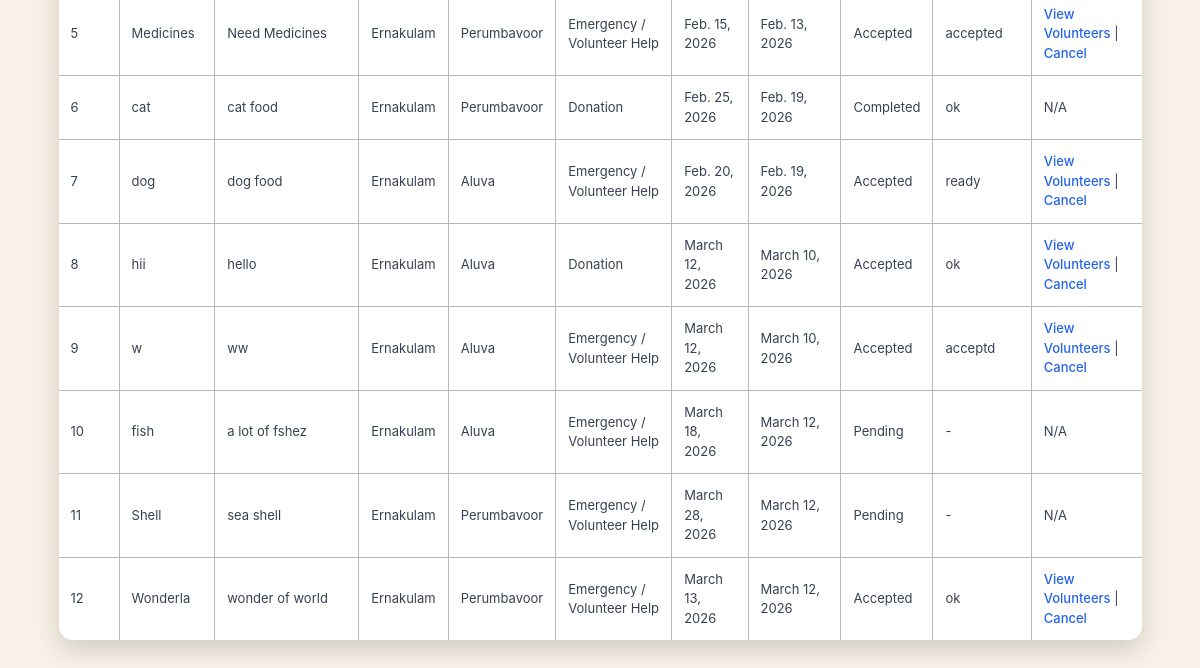
The app's page /User/MyRequest/ (signed in, lower part), older data.
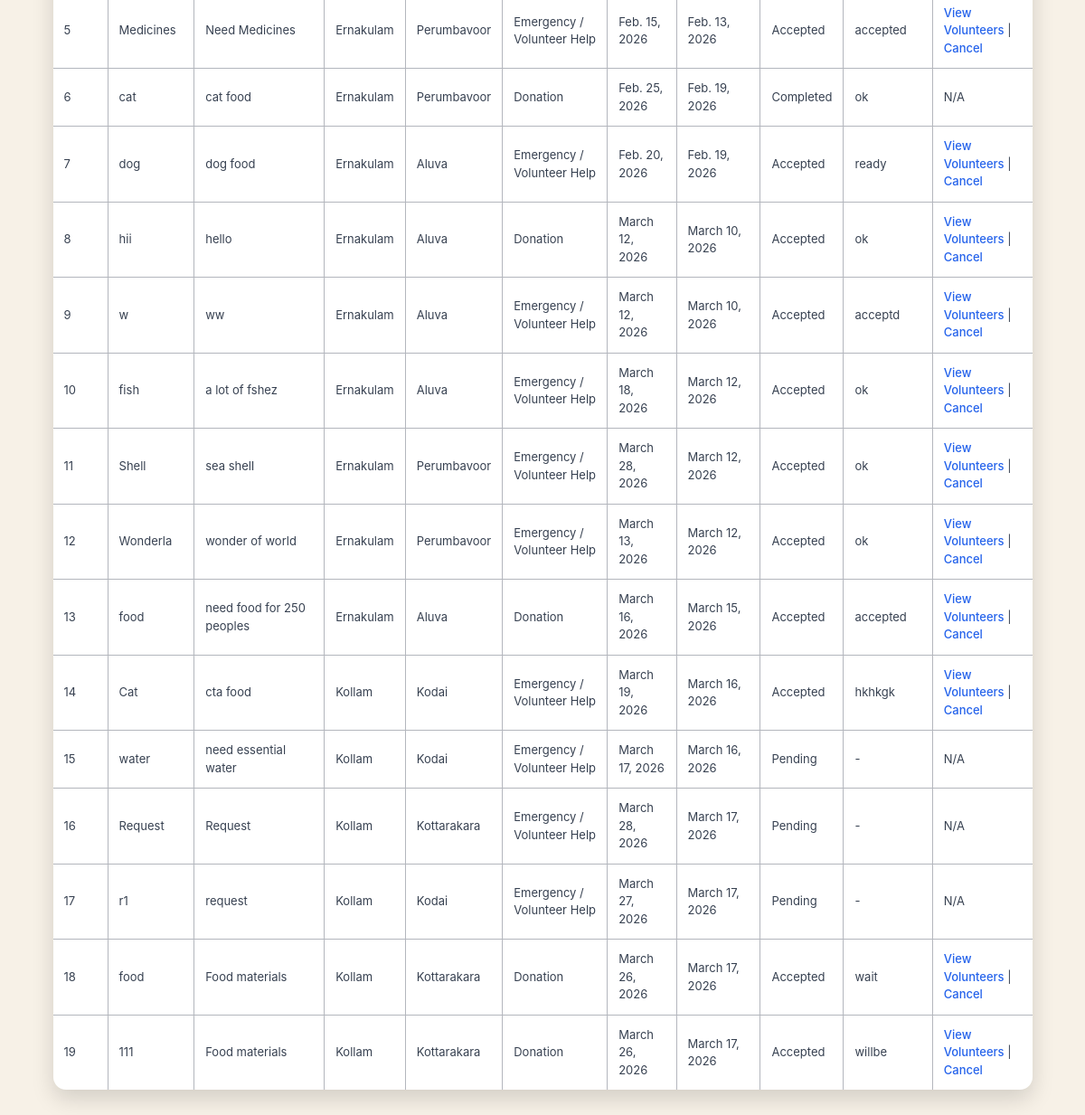
The same page, newer data.
### User/models.py (models this page shows)
class tbl_request(models.Model):
    request_title = models.CharField(max_length=50)
    request_content = models.CharField(max_length=100)
    request_date = models.DateField(auto_now_add=True)
    request_todate = models.DateField()
    request_status = models.IntegerField(default=0)
    request_type = models.IntegerField(default=0)
    place_id = models.ForeignKey(tbl_place, on_delete=models.CASCADE)
    user_id = models.ForeignKey(tbl_user, on_delete=models.CASCADE)
    request_message = models.CharField(max_length=255, blank=True, null=True)

### Admin/models.py (models this page shows)
class tbl_place(models.Model):
    place_name = models.CharField(max_length=50)
    district = models.ForeignKey(tbl_district,on_delete=models.CASCADE)

class tbl_district(models.Model):
    district_name=models.CharField(max_length=50)

### User/views.py (the view)
# urls.py: path('MyRequest/', views.MyRequest, name='MyRequest'),
def MyRequest(request):
    if "uid" not in request.session:
        return redirect("Guest:Login")
    userdata = tbl_user.objects.get(id=request.session["uid"])
    requestdata = tbl_request.objects.filter(user_id=userdata)
    return render(request, "User/MyRequest.html", {
        "requestdata": requestdata
    })

### User/Templates/User/MyRequest.html (shortened to what this page needs)
{% extends 'User/Header.html' %}
{% block content %}
<!DOCTYPE html>
<html>
<head>
</head>
<body>
<table align="center">
    {% for i in requestdata %}
    <tr>
        <td>{{ forloop.counter }}</td>
        <td>{{ i.request_title }}</td>
        <td>{{ i.request_content }}</td>
        <td>{{ i.place_id.district.district_name }}</td>
        <td>{{ i.place_id.place_name }}</td>
        <td>
            {% if i.request_type == 1 %}
                Emergency / Volunteer Help
            {% else %}
                Donation
            {% endif %}
        </td>
        <td>{{ i.request_todate }}</td>
        <td>{{ i.request_date }}</td>
        <td>
            {% if i.request_status == 0 %}
                Pending
            {% elif i.request_status == 1 %}
                Accepted
            {% elif i.request_status == 2 %}
                Completed
            {% else %}
                Rejected
            {% endif %}
        </td>
        <td>
            {% if i.request_message %}
                {{ i.request_message }}
            {% else %}
                -
            {% endif %}
        </td>
       <td>
    {% if i.request_status == 1 %}
        <a href="{% url 'User:ViewMembers' i.id %}">View Volunteers</a> |
        <a href="{% url 'User:CancelRequest' i.id %}" onclick="return confirm('Are you sure you want to delete this request?')">Cancel</a>
    {% else %}
        N/A
    {% endif %}
</td>
    </tr>
    {% empty %}
    <tr>
        <td colspan="11" align="center">No Requests Found</td>
    </tr>
    {% endfor %}
</table>
</body>
</html>
{% endblock %}

Row changes from the older to the newer data that the page shows:
changed tbl_request "fish": request_message (not shown) → "ok"; request_status "Pending N/A" → "Accepted View Volunteers | Cancel"; no longer shows "-"
changed tbl_request "Shell": request_message (not shown) → "ok"; request_status "Pending N/A" → "Accepted View Volunteers | Cancel"; no longer shows "-"
added tbl_request: request_title "food", request_content "need food for 250 peoples", place_id.district.district_name "Ernakulam", place_id.place_name "Aluva", request_type "Donation", request_todate "March 16, 2026", request_date "March 15, 2026", request_status "Accepted", request_message "accepted"
added tbl_request: request_title "Cat", request_content "cta food", place_id.district.district_name "Kollam", place_id.place_name "Kodai", request_type "Emergency / Volunteer Help", request_todate "March 19, 2026", request_date "March 16, 2026", request_status "Accepted", request_message "hkhkgk"
added tbl_request: request_title "water", request_content "need essential water", place_id.district.district_name "Kollam", place_id.place_name "Kodai", request_type "Emergency / Volunteer Help", request_todate "March 17, 2026", request_date "March 16, 2026", request_status "Pending"
added tbl_request: request_title "Request", request_content "Request", place_id.district.district_name "Kollam", place_id.place_name "Kottarakara", request_type "Emergency / Volunteer Help", request_todate "March 28, 2026", request_date "March 17, 2026", request_status "Pending"
added tbl_request: request_title "r1", request_content "request", place_id.district.district_name "Kollam", place_id.place_name "Kodai", request_type "Emergency / Volunteer Help", request_todate "March 27, 2026", request_date "March 17, 2026", request_status "Pending"
added tbl_request: request_title "food", request_content "Food materials", place_id.district.district_name "Kollam", place_id.place_name "Kottarakara", request_type "Donation", request_todate "March 26, 2026", request_date "March 17, 2026", request_status "Accepted", request_message "wait"
added tbl_request: request_title "111", request_content "Food materials", place_id.district.district_name "Kollam", place_id.place_name "Kottarakara", request_type "Donation", request_todate "March 26, 2026", request_date "March 17, 2026", request_status "Accepted", request_message "willbe"
